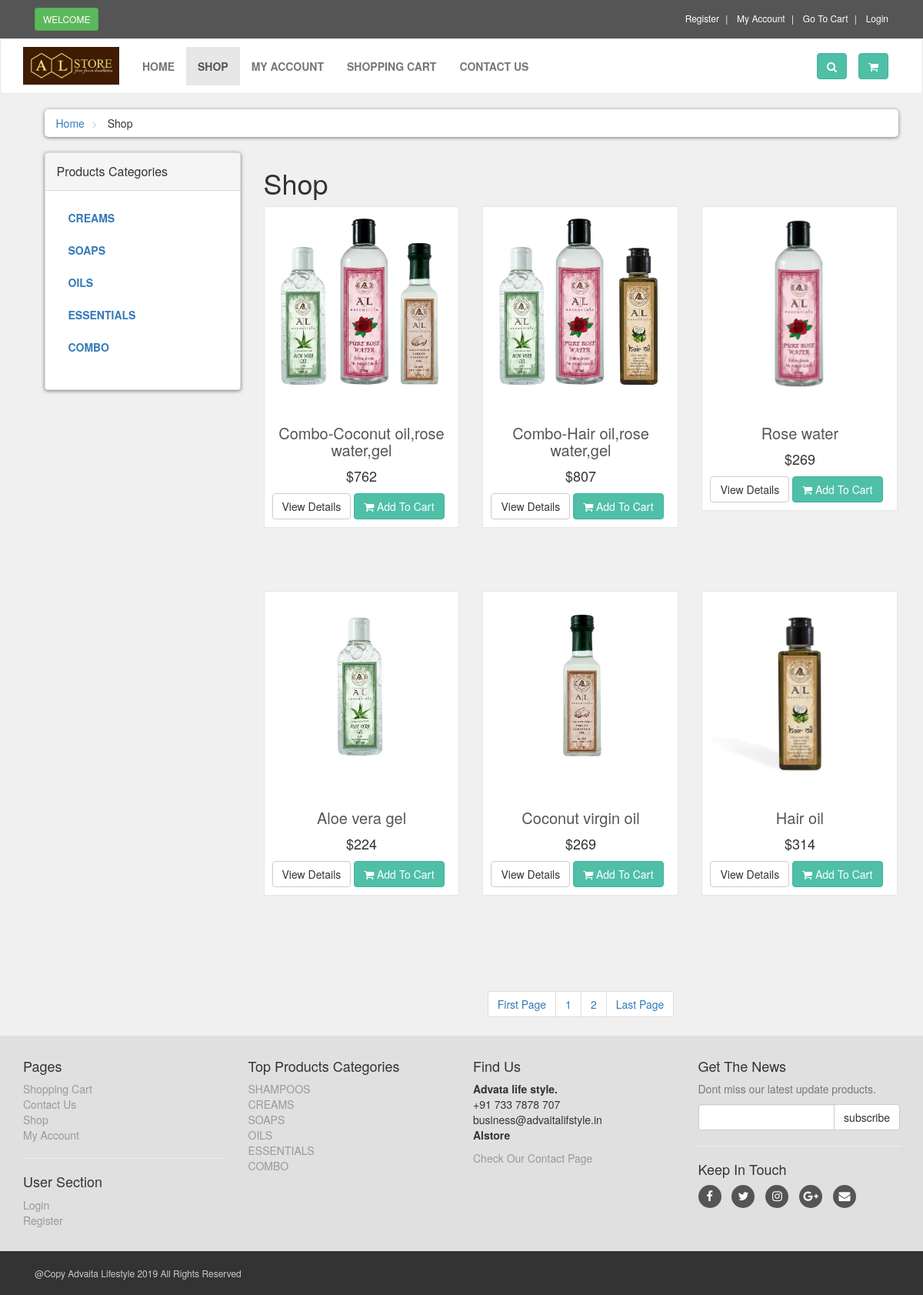
The page /shop.php on the database its author committed.
### tables this page shows
CREATE TABLE `product_categories` (
  `p_cat_id` int(10) NOT NULL,
  `p_cat_title` text NOT NULL,
  `p_cat_desc` text NOT NULL
);

CREATE TABLE `product` (
  `product_id` int(10) NOT NULL,
  `p_cat_id` int(10) NOT NULL,
  `date` timestamp NOT NULL DEFAULT current_timestamp() ON UPDATE current_timestamp(),
  `product_title` text NOT NULL,
  `product_img1` text NOT NULL,
  `product_img2` text NOT NULL,
  `product_price` int(10) NOT NULL,
  `product_desc` text NOT NULL,
  `product_keywords` text NOT NULL
);

### shop.php (the view, shortened to what this page needs)
<?php
    include("includes/header1.php");
    include("includes/db.php");
    ?>
   <div id="content">
       <div class="container">
           <div class="col-md-12">
               <ul class="breadcrumb">
                   <li>
                       <a href="index.php">Home</a>
                   </li>
                   <li>
                       Shop
                   </li>
               </ul>
           </div>
           <div class="col-md-3">
   <?php
    include("includes/sidebar.php");
    ?>
           </div>
           <div class="col-md-9">
                <?php
                if(!isset($_GET['p_cat'])){
                      echo "
                       <div class='box'>
                           <h1>Shop</h1>
                           <p>
                           </p>
                       </div>
                       ";
                    }
               ?>
               <div class="row">
                   <?php
                        if(!isset($_GET['p_cat'])){
                            $per_page=6;
                            if(isset($_GET['page'])){
                                $page = $_GET['page'];
                            }else{
                                $page=1;
                            }
                            $start_from = ($page-1) * $per_page;
                            $get_products = "select * from product order by 1 DESC LIMIT $start_from,$per_page";
                            $run_products = mysqli_query($con,$get_products);
                            while($row_products=mysqli_fetch_array($run_products)){
                                $pro_id = $row_products['product_id'];
                                $pro_title = $row_products['product_title'];
                                $pro_price = $row_products['product_price'];
                                $pro_img1 = $row_products['product_img1'];
                                echo "
                                    <div class='col-md-4 col-sm-6 center-responsive' style='height: 500px;'>
                                        <div class='product'>
                                            <a href='details.php?pro_id=$pro_id'>
                                                <img class='img-responsive' src='admin_area/product_images/$pro_img1'>
                                            </a>
                                            <div class='text'>
                                                <h3>
                                                    <a href='details.php?pro_id=$pro_id'> $pro_title </a>
                                                </h3>
                                                <p class='price'>
                                                    $$pro_price
                                                </p>
                                                <p class='buttons'>
                                                    <a class='btn btn-default' href='details.php?pro_id=$pro_id'>
                                                        View Details
                                                    </a>
                                                    <a class='btn btn-primary' href='details.php?pro_id=$pro_id'>
                                                        <i class='fa fa-shopping-cart'></i> Add To Cart
                                                    </a>
                                                </p>
                                            </div>
                                        </div>
                                    </div>
                                ";
                        }
                   ?>
               </div>
               <center>
                   <ul class="pagination">
           <?php
                    $query = "select * from product";
                    $result = mysqli_query($con,$query);
                    $total_records = mysqli_num_rows($result);
                    $total_pages = ceil($total_records / $per_page);
                        echo "
                            <li>
                                <a href='shop.php?page=1'> ".'First Page'." </a>
                            </li>
                        ";
                        for($i=1; $i<=$total_pages; $i++){
                              echo "
                            <li>
                                <a href='shop.php?page=".$i."'> ".$i." </a>
                            </li>
                        ";
                        };
                        echo "
                            <li>
                                <a href='shop.php?page=$total_pages'> ".'Last Page'." </a>
                            </li>
                        ";
                }
           ?>
                   </ul>
               </center>
            </div>
       </div>
   </div>
   <?php
    include("includes/footer.php");
    ?>
</body>
</html>

### includes/sidebar.php (shortened to what this page needs)
<?php
 include("includes/db.php");
?>
<div class="panel panel-default sidebar-menu">
    <div class="panel-heading">
        <h3 class="panel-title">Products Categories</h3>
    </div>
    <div class="panel-body">
        <ul class="nav nav-pills nav-stacked category-menu"><!-- nav nav-pills nav-stacked -- >
            <?php
            $get_p_cats="select * from product_categories ";
    $run_p_cats=mysqli_query($con,$get_p_cats);
    while($row_p_cats=mysqli_fetch_array($run_p_cats)){
      $p_cat_id = $row_p_cats['p_cat_id'];
      $p_cat_title = $row_p_cats['p_cat_title'];
?>
       <li>
         <?php echo" <a href='shop.php?p_cat=$p_cat_id'>"; ?>
      <?php echo $p_cat_title ?>
          </a>
       </li>
  <?php
    }
            ?>
        </ul>
    </div>
</div>

### includes/footer.php (shortened to what this page needs)
<?php
include("includes/db.php");
?>
<div id="footer">
    <div class="container">
        <div class="row">
            <div class="col-sm-6 col-md-3">
               <h4>Pages</h4>
                <ul>
                    <li><a href="cart.php">Shopping Cart</a></li>
                    <li><a href="contact.php">Contact Us</a></li>
                    <li><a href="shop.php">Shop</a></li>
                    <li><a href="customer/my_account.php">My Account</a></li>
                </ul>
                <hr>
                <h4>User Section</h4>
                <ul>
                    <li><a href="checkout.php">Login</a></li>
                    <li><a href="customer_register.php">Register</a></li>
                </ul>
            </div>
            <div class="com-sm-6 col-md-3">
                <h4>Top Products Categories</h4>
                <ul>
                    <?php
                        $get_p_cats = "select * from product_categories";
                        $run_p_cats = mysqli_query($con,$get_p_cats);
                        while($row_p_cats=mysqli_fetch_array($run_p_cats)){
                            $p_cat_id = $row_p_cats['p_cat_id'];
                            $p_cat_title = $row_p_cats['p_cat_title'];
                            echo "
                                <li>
                                    <a href='shop.php?p_cat=$p_cat_id'>
                                        $p_cat_title
                                    </a>
                                </li>
                            ";
                        }
                    ?>
                </ul>
            </div>
            <div class="col-sm-6 col-md-3">
                <h4>Find Us</h4>
                <p>
                    <strong>Advata life style.</strong>
                    <br/>+91 733 7878 707
                    <br/>business@advaitalifstyle.in
                    <br/><strong>Alstore</strong>
                </p>
                <a href="contact.php">Check Our Contact Page</a>
            </div>
            <div class="col-sm-6 col-md-3">
                <h4>Get The News</h4>
                <p class="text-muted">
                    Dont miss our latest update products.
                </p>
                <form action="https://feedburner.google.com/fb/a/mailverify" method="post" target="popupwindow" onsubmit="window.open('https://feedburner.google.com/fb/a/mailverify?uri=M-devMedia', 'popupwindow', 'scrollbars=yes,width=550,height=520');return true" method="post">
                    <div class="input-group">
                        <input type="text" class="form-control" name="email">
                        <span class="input-group-btn">
                            <input type="submit" value="subscribe" class="btn btn-default">
                        </span>
                    </div>
                </form>
                <hr>
                <h4>Keep In Touch</h4>
                <p class="social">
                    <a href="#" class="fa fa-facebook"></a>
                    <a href="#" class="fa fa-twitter"></a>
                    <a href="#" class="fa fa-instagram"></a>
                    <a href="#" class="fa fa-google-plus"></a>
                    <a href="#" class="fa fa-envelope"></a>
                </p>
            </div>
        </div>
    </div>
</div>
<div id="copyright">
    <div class="container">
        <div class="col-md-6">
            <p class="pull-left">@Copy Advaita Lifestyle 2019 All Rights Reserved</p>
        </div>
        <div class="col-md-6">
        </div>
    </div>
</div>

### styles/style.css (style rules this page uses)
body { font-size: 14px; line-height: 1.42857143; color: #333333; background: #f0f0f0; overflow-x: hidden; }
.btn-primary { color: rgb(255,255,255); background: rgb(79,191,168); border-color: rgb(65,179,156); }
#content { padding-left: 25px; }
#content .product { background: #ffffff; border: solid 1px #e6e6e6; margin-bottom: 30px; box-sizing: border-box; }
#content .product .text { padding: 10px 10px 0px; }
#content .product .text p.price { font-size: 18px; text-align: center; font-weight: 400; }
#content .product .text h3 { text-align: center; font-size: 20px; }
#content .product .text h3 a { color: rgb(85, 85, 85); }
.breadcrumb { padding: 8px 15px; margin-bottom: 20px; background: #ffffff; border-radius: 5px; box-shadow: 0px 1px 5px rgba(0, 0, 0, .5); }
.breadcrumb> li + li:before { content: ">\00a0"; color: #cccccc; }
#content .panel.sidebar-menu { box-sizing: border-box; box-shadow: 0px 1px 5px rgba(0, 0, 0, .5); }
#content .panel.sidebar-menu ul.nav.category-menu { margin-bottom: 20px; }
#content .panel.sidebar-menu ul.nav.category-menu li a { text-transform: uppercase; font-weight: 600; }
#content .panel.sidebar-menu h3 { padding: 5px 0px; margin: 0px; }
#footer { background: #e0e0e0; padding: 20px 0; }
#footer a { color: #999999; padding: 0; text-decoration: none; }
#footer ul { list-style: none; padding-left: 0px; }
#footer .social { text-align: left; }
#footer .social a { margin: 0px 10px 0px 0px; display: inline-block; color: #ffffff; width: 30px; height: 30px; border-radius: 15px; line-height: 30px; font-size: 15px; text-align: center; vertical-align: bottom; background: #555555; text-decoration: none; }
#copyright { background: #333333; color: #cccccc; padding: 20px 0px; font-size: 12px; }
#copyright p { margin: 0px; }

### rows shown on the page
product_categories: p_cat_title "CREAMS"
product_categories: p_cat_title "SOAPS"
product_categories: p_cat_title "OILS"
product_categories: p_cat_title "ESSENTIALS"
product_categories: p_cat_title "COMBO"
product: product_img1 (picture), product_title "Combo-Coconut oil,rose water,gel", product_price "762"
product: product_img1 (picture), product_title "Combo-Hair oil,rose water,gel", product_price "807"
product: product_img1 (picture), product_title "Rose water", product_price "269"
product: product_img1 (picture), product_title "Aloe vera gel", product_price "224"
product: product_img1 (picture), product_title "Coconut virgin oil", product_price "269"
product: product_img1 (picture), product_title "Hair oil", product_price "314"
product_categories: p_cat_title "SHAMPOOS"
